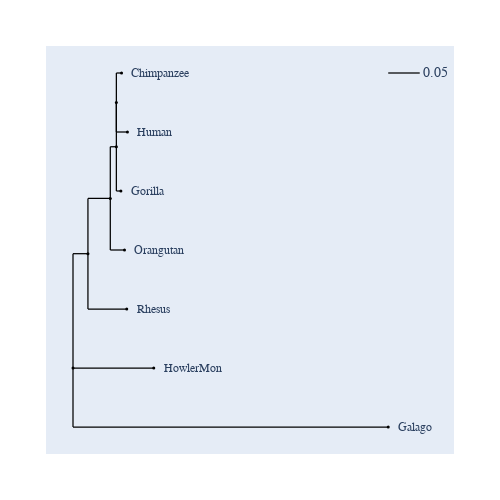

Notebook code cell kept with this figure:
### Markdown cell above
## We can obtain the tree with branch lengths as ENS

If this tree is written to newick (using the `write()` method), the lengths will now be ENS.

### Code cell
tree = result.tree
fig = tree.get_figure()
fig.scale_bar = "top right"
fig.show(width=500, height=500)

### Figure 1 — Plotly figure (JSON) as saved in the notebook; plotly's stock layout.template omitted (floating-point values rounded to 4 significant figures)
{"data": [{"line": {"color": "black", "shape": "spline", "smoothing": 1.3, "width": 1.25}, "mode": "lines", "showlegend": false, "type": "scatter", "x": [null, null, 0, 0, null, 0, 0.02455, null, 0.02455, 0.02455, null, 0.02455, 0.06129, null, 0.06129, 0.06129, null, 0.06129, 0.07125, null, 0.07125, 0.07125, null, 0.07125, 0.07125, null, 0.07125, 0.07125, null, 0.07125, 0.07977, null, 0.07125, 0.07125, null, 0.07125, 0.08941, null, 0.07125, 0.07125, null, 0.07125, 0.0787, null, 0.06129, 0.06129, null, 0.06129, 0.08462, null, 0.02455, 0.02455, null, 0.02455, 0.08832, null, 0, 0, null, 0, 0.1327, null, 0, 0, null, 0, 0.518, null], "y": [null, null, -2.6, -0.08125, null, -0.08125, -0.08125, null, -0.08125, 1.137, null, 1.137, 1.137, null, 1.137, 2.275, null, 2.275, 2.275, null, 2.275, 3.25, null, 3.25, 3.25, null, 3.25, 3.9, null, 3.9, 3.9, null, 3.25, 2.6, null, 2.6, 2.6, null, 2.275, 1.3, null, 1.3, 1.3, null, 1.137, 0, null, 0, 0, null, -0.08125, -1.3, null, -1.3, -1.3, null, -2.6, -2.6, null, -2.6, -2.6, null, -2.6, -3.9, null, -3.9, -3.9, null]}, {"hoverinfo": "text", "marker": {"color": "black", "size": 3, "symbol": "circle"}, "mode": "markers", "showlegend": false, "text": ["root", "edge.3", "edge.2", "edge.1", "edge.0", "Chimpanzee", "Human", "Gorilla", "Orangutan", "Rhesus", "HowlerMon", "Galago"], "type": "scatter", "x": [0, 0.02455, 0.06129, 0.07125, 0.07125, 0.07977, 0.08941, 0.0787, 0.08462, 0.08832, 0.1327, 0.518], "y": [-2.6, -0.08125, 1.137, 2.275, 3.25, 3.9, 2.6, 1.3, 0, -1.3, -2.6, -3.9]}], "layout": {"annotations": [{"font": {"family": "Inconsolata, monospace", "size": 12}, "showarrow": false, "text": "Chimpanzee", "textangle": 0, "x": 0.09272, "xanchor": "left", "xref": "x", "y": 3.9, "yref": "y"}, {"font": {"family": "Inconsolata, monospace", "size": 12}, "showarrow": false, "text": "Human", "textangle": 0, "x": 0.1024, "xanchor": "left", "xref": "x", "y": 2.6, "yref": "y"}, {"font": {"family": "Inconsolata, monospace", "size": 12}, "showarrow": false, "text": "Gorilla", "textangle": 0, "x": 0.09165, "xanchor": "left", "xref": "x", "y": 1.3, "yref": "y"}, {"font": {"family": "Inconsolata, monospace", "size": 12}, "showarrow": false, "text": "Orangutan", "textangle": 0, "x": 0.09757, "xanchor": "left", "xref": "x", "y": 0, "yref": "y"}, {"font": {"family": "Inconsolata, monospace", "size": 12}, "showarrow": false, "text": "Rhesus", "textangle": 0, "x": 0.1013, "xanchor": "left", "xref": "x", "y": -1.3, "yref": "y"}, {"font": {"family": "Inconsolata, monospace", "size": 12}, "showarrow": false, "text": "HowlerMon", "textangle": 0, "x": 0.1457, "xanchor": "left", "xref": "x", "y": -2.6, "yref": "y"}, {"font": {"family": "Inconsolata, monospace", "size": 12}, "showarrow": false, "text": "Galago", "textangle": 0, "x": 0.5309, "xanchor": "left", "xref": "x", "y": -3.9, "yref": "y"}, {"ax": 0, "ay": 0, "showarrow": false, "text": "0.05", "x": 0.5957, "xref": "x", "y": 3.9, "yref": "y"}], "autosize": true, "font": {"family": "Balto", "size": 14}, "height": 500, "hovermode": "closest", "margin": {"b": 50, "l": 50, "pad": 4, "r": 50, "t": 50}, "shapes": [{"line": {"color": "black", "width": 1.25}, "type": "line", "x0": 0.518, "x1": 0.5698, "y0": 3.9, "y1": 3.9}], "showlegend": false, "width": 500, "xaxis": {"autorange": true, "range": [-0.03779, 0.6195], "type": "linear", "visible": false}, "yaxis": {"autorange": true, "range": [-4.407, 4.407], "type": "linear", "visible": false}}}
